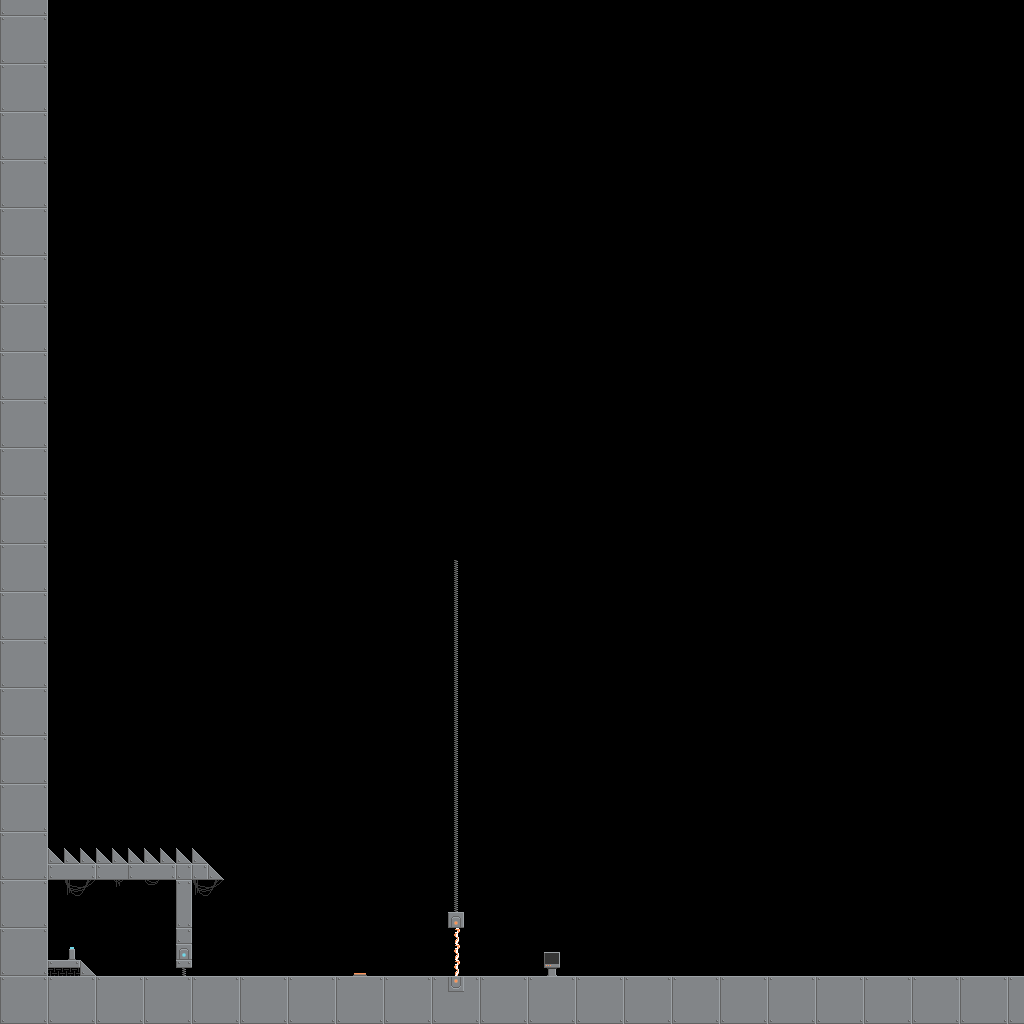

This is a level from a 2D game, rendered from its Tiled map with the project's own tilesets. A one-line summary and the map file follow, with tile-layer data summarised:
An orthogonal 64x64 tile map with 16x16 px tiles, 3 tile layers (bg, other_tiles, collision_layer), 1 hidden layer not drawn.

<map version="1.5" tiledversion="1.7.2" orientation="orthogonal" renderorder="right-down" width="64" height="64" tilewidth="16" tileheight="16" infinite="0" nextlayerid="5" nextobjectid="1">
 <tileset firstgid="1" source="../world tileset16x16.tsx" />
 <layer id="3" name="bg" width="64" height="64">
  <data>[4096 cells, 8 non-empty, 5 distinct tile ids]</data>
 </layer>
 <layer id="2" name="other_tiles" width="64" height="64">
  <data>[4096 cells, 26 non-empty, 4 distinct tile ids]</data>
 </layer>
 <layer id="1" name="collision_layer" width="64" height="64">
  <data>[4096 cells, 410 non-empty, 25 distinct tile ids]</data>
 </layer>
 <layer id="4" name="replace_tiles" width="64" height="64" visible="0">
  <data>[4096 cells, 16 non-empty, 16 distinct tile ids]</data>
 </layer>
</map>
